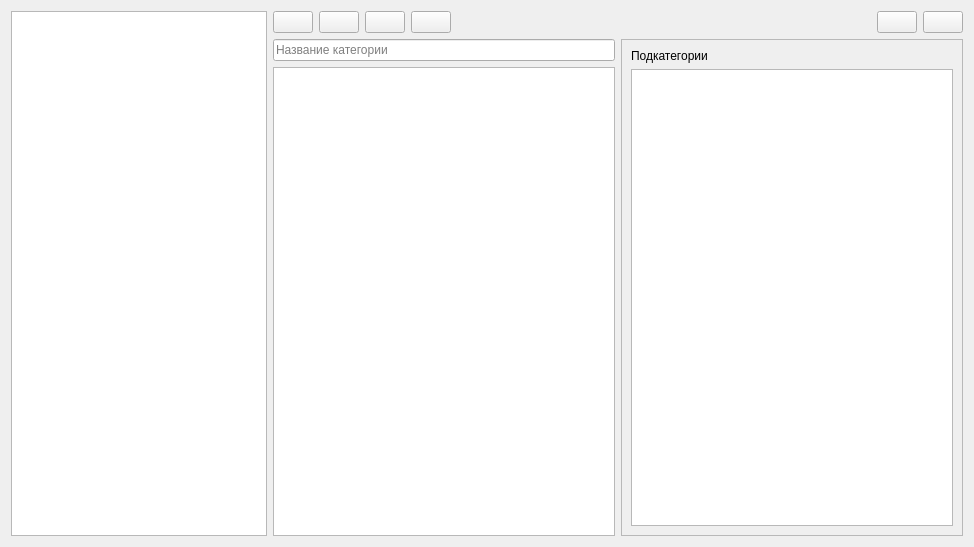
<?xml version="1.0" encoding="UTF-8"?>
<ui version="4.0">
 <class>FormAchievementsCategoriesEdit</class>
 <widget class="QWidget" name="FormAchievementsCategoriesEdit">
  <property name="geometry">
   <rect>
    <x>0</x>
    <y>0</y>
    <width>974</width>
    <height>547</height>
   </rect>
  </property>
  <property name="windowTitle">
   <string>Form</string>
  </property>
  <layout class="QHBoxLayout" name="horizontalLayout_3">
   <item>
    <widget class="QListWidgetAchievements" name="ListWidgetAll">
     <property name="sizePolicy">
      <sizepolicy hsizetype="Maximum" vsizetype="Expanding">
       <horstretch>0</horstretch>
       <verstretch>0</verstretch>
      </sizepolicy>
     </property>
    </widget>
   </item>
   <item>
    <layout class="QVBoxLayout" name="verticalLayout_3">
     <item>
      <layout class="QHBoxLayout" name="horizontalLayout">
       <item>
        <widget class="QPushButton" name="ButtonAddCategory">
         <property name="sizePolicy">
          <sizepolicy hsizetype="Maximum" vsizetype="Fixed">
           <horstretch>0</horstretch>
           <verstretch>0</verstretch>
          </sizepolicy>
         </property>
         <property name="toolTip">
          <string>Добавить категорию</string>
         </property>
         <property name="text">
          <string/>
         </property>
        </widget>
       </item>
       <item>
        <widget class="QPushButton" name="ButtonDeleteCategory">
         <property name="toolTip">
          <string>Удалить категорию</string>
         </property>
         <property name="text">
          <string/>
         </property>
        </widget>
       </item>
       <item>
        <widget class="QPushButton" name="ButtonDeleteAllCategories">
         <property name="sizePolicy">
          <sizepolicy hsizetype="Maximum" vsizetype="Fixed">
           <horstretch>0</horstretch>
           <verstretch>0</verstretch>
          </sizepolicy>
         </property>
         <property name="toolTip">
          <string>Удалить все категории</string>
         </property>
         <property name="text">
          <string/>
         </property>
        </widget>
       </item>
       <item>
        <widget class="QPushButton" name="ButtonChangeParent">
         <property name="text">
          <string/>
         </property>
        </widget>
       </item>
       <item>
        <widget class="QLabel" name="LabelCategoryParent">
         <property name="text">
          <string notr="true"/>
         </property>
        </widget>
       </item>
       <item>
        <spacer name="horizontalSpacer_10">
         <property name="orientation">
          <enum>Qt::Horizontal</enum>
         </property>
         <property name="sizeType">
          <enum>QSizePolicy::Expanding</enum>
         </property>
         <property name="sizeHint" stdset="0">
          <size>
           <width>40</width>
           <height>20</height>
          </size>
         </property>
        </spacer>
       </item>
       <item>
        <widget class="QPushButton" name="ButtonAcceptCategory">
         <property name="toolTip">
          <string>Применить</string>
         </property>
         <property name="text">
          <string/>
         </property>
        </widget>
       </item>
       <item>
        <widget class="QPushButton" name="ButtonCancelCategory">
         <property name="toolTip">
          <string>Отмена</string>
         </property>
         <property name="text">
          <string/>
         </property>
        </widget>
       </item>
      </layout>
     </item>
     <item>
      <layout class="QHBoxLayout" name="horizontalLayout_2">
       <item>
        <layout class="QVBoxLayout" name="verticalLayout">
         <item>
          <widget class="QLineEdit" name="LineEditTitleCategory">
           <property name="sizePolicy">
            <sizepolicy hsizetype="Minimum" vsizetype="Fixed">
             <horstretch>0</horstretch>
             <verstretch>0</verstretch>
            </sizepolicy>
           </property>
           <property name="placeholderText">
            <string>Название категории</string>
           </property>
          </widget>
         </item>
         <item>
          <widget class="QListWidgetAchievements" name="ListWidgetCategory"/>
         </item>
        </layout>
       </item>
       <item>
        <widget class="QFrame" name="FrameSubCategories">
         <property name="frameShape">
          <enum>QFrame::StyledPanel</enum>
         </property>
         <property name="frameShadow">
          <enum>QFrame::Raised</enum>
         </property>
         <layout class="QVBoxLayout" name="verticalLayout_2">
          <item>
           <widget class="QLabel" name="LabelSubCategories">
            <property name="text">
             <string>Подкатегории</string>
            </property>
           </widget>
          </item>
          <item>
           <widget class="QListWidget" name="ListWidgetSubCategories"/>
          </item>
         </layout>
        </widget>
       </item>
      </layout>
     </item>
    </layout>
   </item>
  </layout>
 </widget>
 <customwidgets>
  <customwidget>
   <class>QListWidgetAchievements</class>
   <extends>QListWidget</extends>
   <header>subWidgets/qlistwidgetachievements.h</header>
  </customwidget>
 </customwidgets>
 <resources/>
 <connections/>
</ui>
